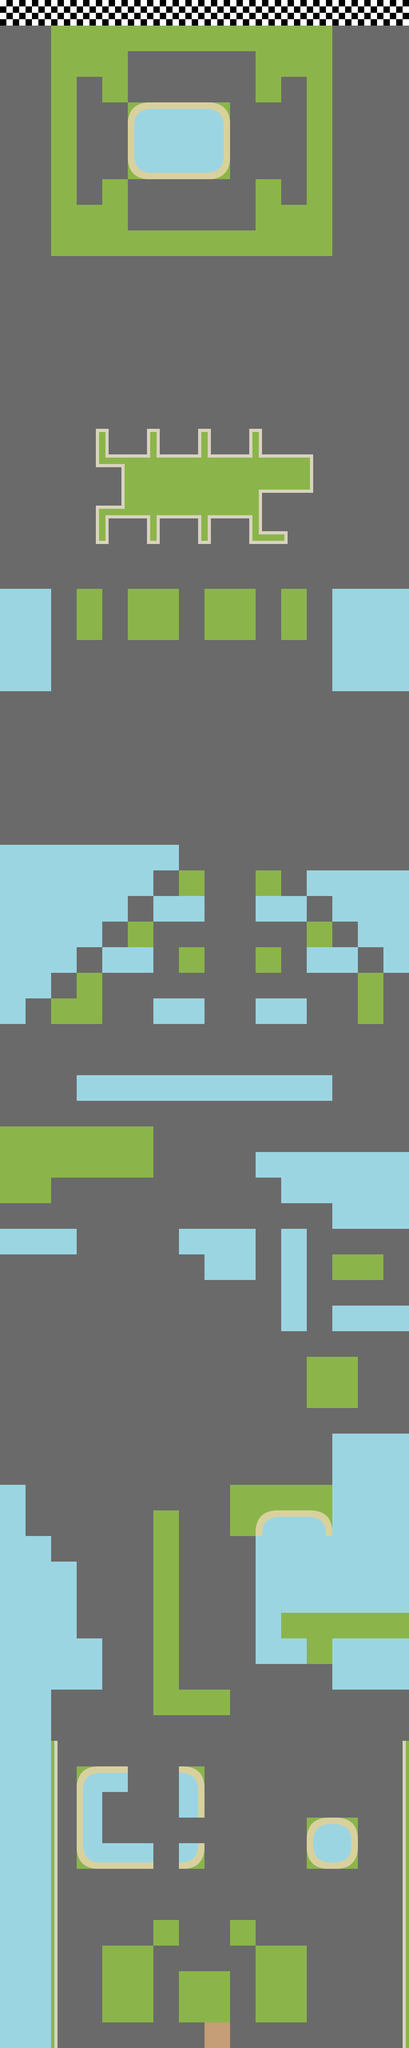

Below is a game level as drawn by its tile map, then a one-line description and the .tmx that defines it (tile-layer data replaced by summaries):
An orthogonal 16x80 tile map with 64x64 px tiles, 1 tile layer (Calque de Tile 1).

<map version="1.0" orientation="orthogonal" width="16" height="80" tilewidth="64" tileheight="64">
 <tileset firstgid="1" source="ground.tsx" />
 <layer name="Calque de Tile 1" width="16" height="80">
  <data>[1280 cells, 1280 non-empty, 25 distinct tile ids]</data>
 </layer>
</map>
